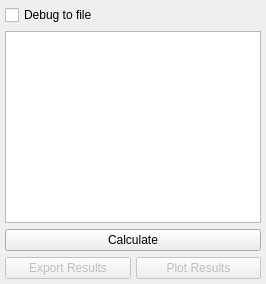
      <widget class="QWidget" name="Calc">
       <attribute name="title">
        <string>Calculate</string>
       </attribute>
       <layout class="QVBoxLayout" name="verticalLayout_2">
        <property name="leftMargin">
         <number>5</number>
        </property>
        <property name="topMargin">
         <number>5</number>
        </property>
        <property name="rightMargin">
         <number>5</number>
        </property>
        <property name="bottomMargin">
         <number>5</number>
        </property>
        <item>
         <widget class="QCheckBox" name="debug">
          <property name="statusTip">
           <string>Create a Debug Log to file.</string>
          </property>
          <property name="text">
           <string>Debug to file</string>
          </property>
         </widget>
        </item>
        <item>
         <widget class="QTextEdit" name="consoleOutput">
          <property name="font">
           <font>
            <family>Courier New</family>
            <pointsize>11</pointsize>
           </font>
          </property>
          <property name="undoRedoEnabled">
           <bool>false</bool>
          </property>
          <property name="lineWrapMode">
           <enum>QTextEdit::LineWrapMode::NoWrap</enum>
          </property>
          <property name="readOnly">
           <bool>true</bool>
          </property>
         </widget>
        </item>
        <item>
         <widget class="QPushButton" name="calcButton">
          <property name="sizePolicy">
           <sizepolicy hsizetype="Minimum" vsizetype="Fixed">
            <horstretch>0</horstretch>
            <verstretch>0</verstretch>
           </sizepolicy>
          </property>
          <property name="statusTip">
           <string>Launch the calculation routine.</string>
          </property>
          <property name="text">
           <string>Calculate</string>
          </property>
          <property name="icon">
           <iconset resource="../../../resources/base/resources.qrc">
            <normaloff>:/icons/control.png</normaloff>:/icons/control.png</iconset>
          </property>
         </widget>
        </item>
        <item>
         <widget class="QWidget" name="widget_4" native="true">
          <layout class="QHBoxLayout" name="horizontalLayout_5">
           <property name="spacing">
            <number>5</number>
           </property>
           <property name="leftMargin">
            <number>0</number>
           </property>
           <property name="topMargin">
            <number>0</number>
           </property>
           <property name="rightMargin">
            <number>0</number>
           </property>
           <property name="bottomMargin">
            <number>0</number>
           </property>
           <item>
            <widget class="QPushButton" name="exportButton">
             <property name="enabled">
              <bool>false</bool>
             </property>
             <property name="statusTip">
              <string>Export the results in various formats.</string>
             </property>
             <property name="text">
              <string>Export Results</string>
             </property>
             <property name="icon">
              <iconset resource="../../../resources/base/resources.qrc">
               <normaloff>:/icons/application-export.png</normaloff>:/icons/application-export.png</iconset>
             </property>
            </widget>
           </item>
           <item>
            <widget class="QPushButton" name="plotDistButton">
             <property name="enabled">
              <bool>false</bool>
             </property>
             <property name="statusTip">
              <string>Plot the results and export the graphs.</string>
             </property>
             <property name="text">
              <string>Plot Results</string>
             </property>
             <property name="icon">
              <iconset resource="../../../resources/base/resources.qrc">
               <normaloff>:/icons/pencil-ruler.png</normaloff>:/icons/pencil-ruler.png</iconset>
             </property>
            </widget>
           </item>
          </layout>
         </widget>
        </item>
       </layout>
      </widget>
